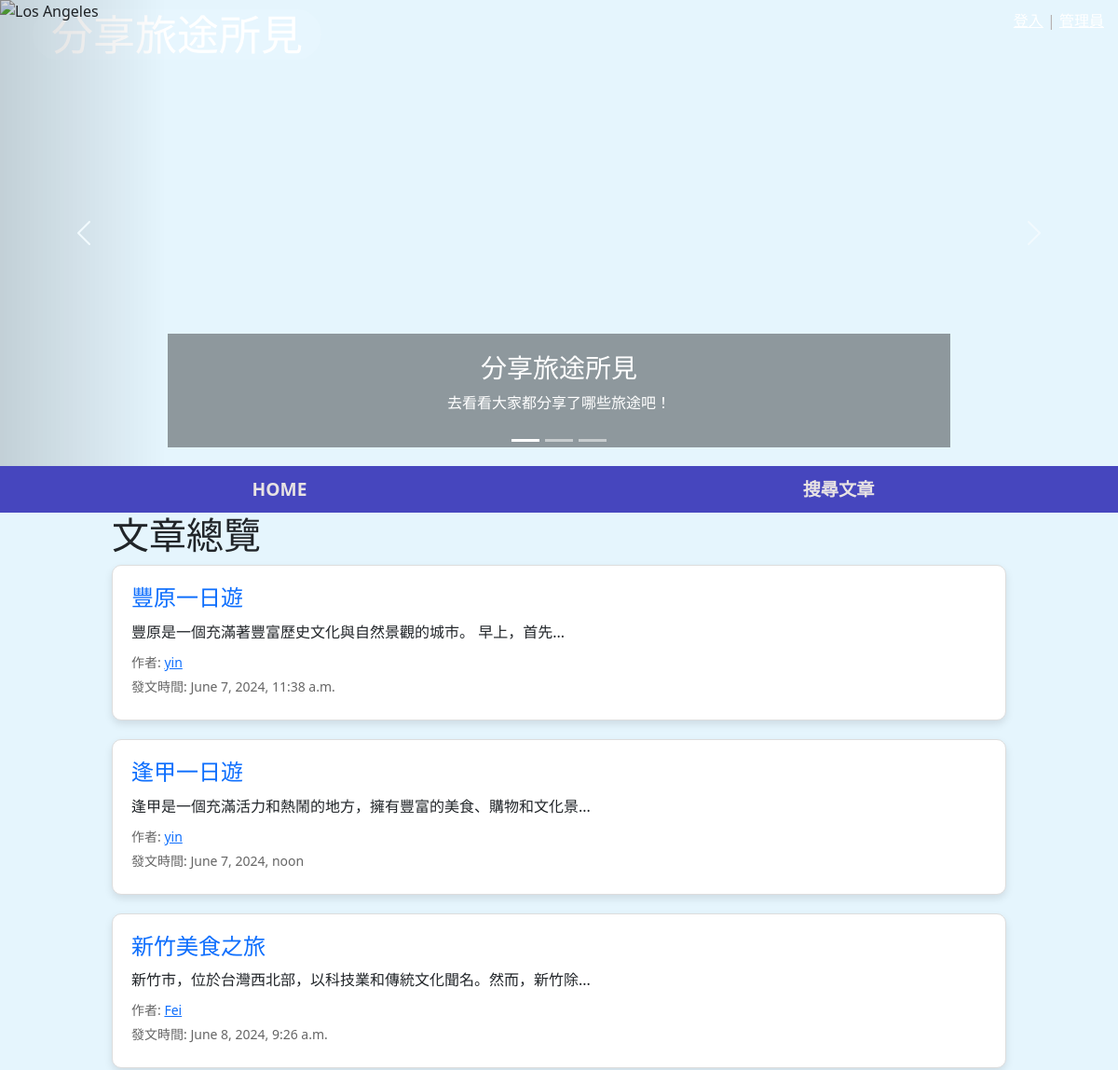
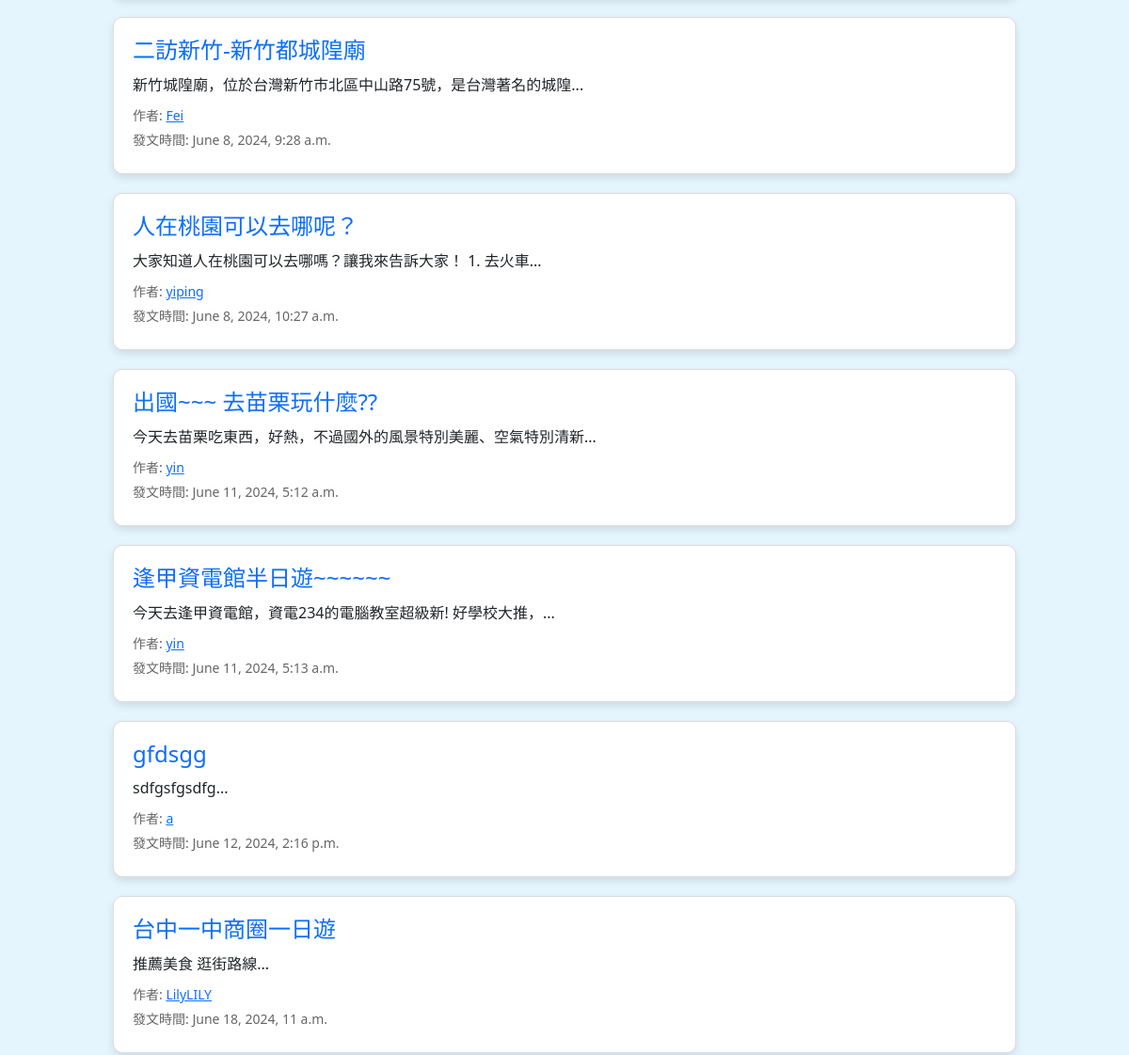
Before: / (upper part) with the older database file (2 pictures, top to bottom).
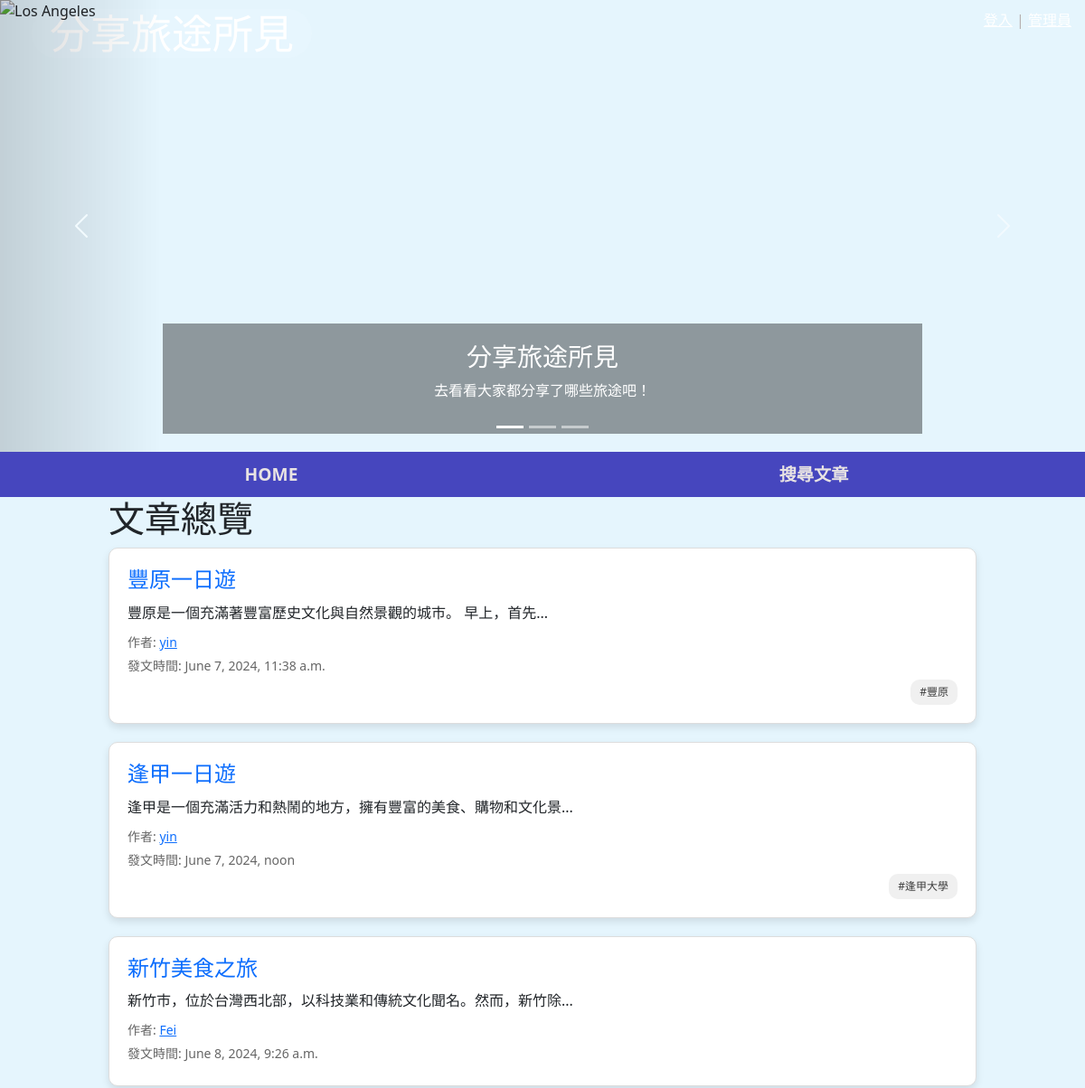
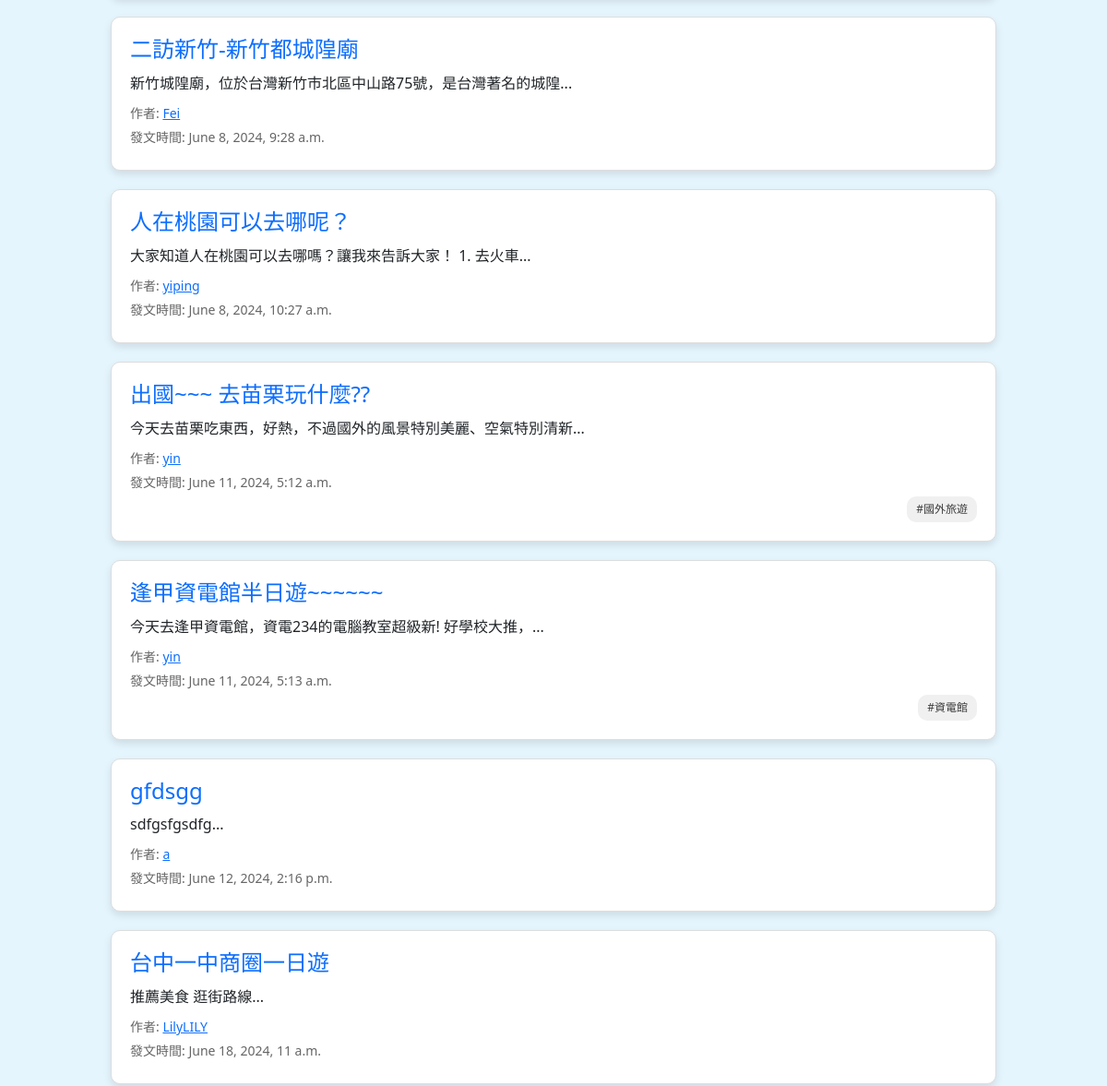
After: the same page with the newer database file (2 pictures, top to bottom).
### travel/models.py (models this page shows, shortened)
class Post(models.Model):
    user = models.ForeignKey(User, on_delete=models.CASCADE, related_name='posts', verbose_name="發文者")
    title = models.CharField(max_length=20, verbose_name="文章標題")
    description = models.TextField(verbose_name="文章內容")
    created_at = models.DateTimeField(default=timezone.now, verbose_name="發文時間")
    pictures = models.ManyToManyField(Picture, related_name='posts', verbose_name="內文圖片", blank=True)
    tags = models.ManyToManyField(Tag, related_name='posts', verbose_name="標籤", blank=True)

class Tag(models.Model):
    name = models.CharField(max_length=30, unique=True, verbose_name="標籤名稱")
    def __str__(self):
        return self.name

### travel/views.py (the view)
# urls.py: 2. Add a URL to urlpatterns:  path('', views.home, name='home')
def home(request):
    posts = Post.objects.all()
    return render(request, 'home.html', {'posts': posts})

### travel/templates/home.html (shortened to what this page needs)
{% extends "Mama.html" %}
{% load static %}
{% block CSS %}
    <link rel="stylesheet" type="text/css" href="{% static 'css/home.css' %}">
{% endblock %}
{% block content %}
<div class="post-list">
    <h1>文章總覽</h1>
    {% for post in posts %}
    <div class="post-item">
        <h2 class="post-title"><a class="post" href="/post_detail/{{ post.id }}">{{ post.title }}</a></h2>
        <p class="post-description">{{ post.description|slice:":30" }}...</p>
        <p class="post-author">作者: <a href="{{ post.user.profile.member_id }}/detail/">{{ post.user.username }}</a></p>
        <p class="post-date">發文時間: {{ post.created_at }}</p>
        <div class="post-tags-container">
            {% for tag in post.tags.all %}
                <a class="post-tags" href="/search/?query={{ tag }}">#{{ tag }}</a>
            {% endfor %}
        </div>
    </div>
    {% endfor %}
</div>
{% endblock %}

Changed rows visible on the page:
added Tag: name "豐原", shown under Post "豐原一日遊"
added Tag: name "逢甲大學", shown under Post "逢甲一日遊"
added Tag: name "國外旅遊", shown under Post "出國~~~ 去苗栗玩什麼??"
added Tag: name "資電館", shown under Post "逢甲資電館半日遊~~~~~~"
